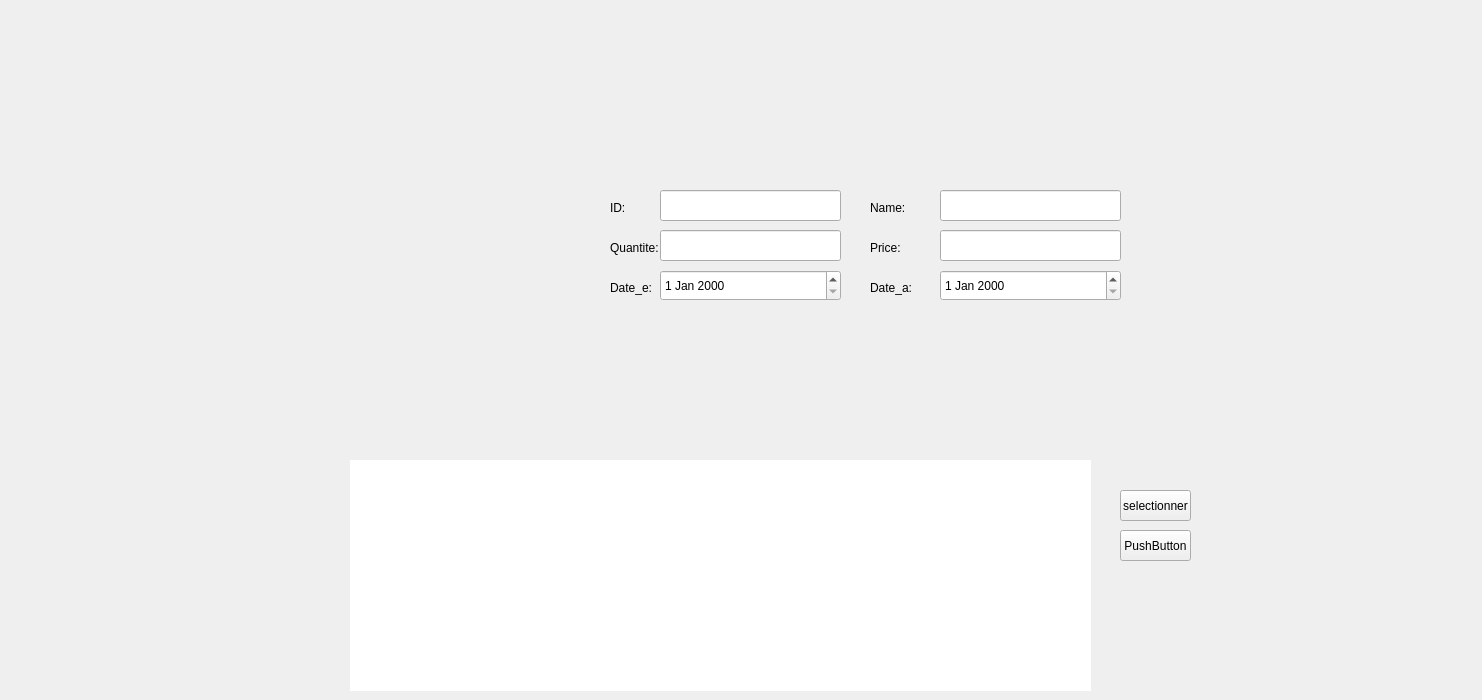
    <widget class="QWidget" name="page">
     <property name="styleSheet">
      <string notr="true">#page{
border-image:url(:ui.png);
background:none;
border:none;
background-repeat:none;
}</string>
     </property>
     <widget class="QPushButton" name="modify_button">
      <property name="geometry">
       <rect>
        <x>1120</x>
        <y>490</y>
        <width>71</width>
        <height>31</height>
       </rect>
      </property>
      <property name="styleSheet">
       <string notr="true"/>
      </property>
      <property name="text">
       <string>selectionner</string>
      </property>
     </widget>
     <widget class="QPushButton" name="Delete_button">
      <property name="geometry">
       <rect>
        <x>860</x>
        <y>310</y>
        <width>81</width>
        <height>31</height>
       </rect>
      </property>
      <property name="sizePolicy">
       <sizepolicy hsizetype="Minimum" vsizetype="MinimumExpanding">
        <horstretch>0</horstretch>
        <verstretch>0</verstretch>
       </sizepolicy>
      </property>
      <property name="styleSheet">
       <string notr="true">#Delete_button{
background-color:blue;

background:none;
border:none;
background-repeat:none;
}
#Delete_button{
background-color:transparent;
border-image:url(:delete_on.png);
background:none;
border:none;
background-repeat:none;
}</string>
      </property>
      <property name="text">
       <string/>
      </property>
     </widget>
     <widget class="QPushButton" name="delete_conf">
      <property name="geometry">
       <rect>
        <x>660</x>
        <y>340</y>
        <width>381</width>
        <height>191</height>
       </rect>
      </property>
      <property name="styleSheet">
       <string notr="true">#delete_conf{
background-color:transparent;
border-image:url(:delete_conf.png);
background:none;
border:none;
background-repeat:none;
}</string>
      </property>
      <property name="text">
       <string/>
      </property>
     </widget>
     <widget class="QPushButton" name="delete_ok">
      <property name="geometry">
       <rect>
        <x>695</x>
        <y>474</y>
        <width>141</width>
        <height>41</height>
       </rect>
      </property>
      <property name="sizePolicy">
       <sizepolicy hsizetype="Minimum" vsizetype="Minimum">
        <horstretch>0</horstretch>
        <verstretch>0</verstretch>
       </sizepolicy>
      </property>
      <property name="styleSheet">
       <string notr="true">#delete_ok{
background-color:blue;

background:none;
border:none;
background-repeat:none;
}
#delete_ok:hover{
background-color:transparent;
border-image:url(:delet_ok.png);
background:none;
border:none;
background-repeat:none;
}</string>
      </property>
      <property name="text">
       <string/>
      </property>
     </widget>
     <widget class="QPushButton" name="cancel_delt">
      <property name="geometry">
       <rect>
        <x>869</x>
        <y>471</y>
        <width>135</width>
        <height>42</height>
       </rect>
      </property>
      <property name="autoFillBackground">
       <bool>false</bool>
      </property>
      <property name="styleSheet">
       <string notr="true">
#cancel_delt{
background-color:blue;

background:none;
border:none;
background-repeat:none;
}
#cancel_delt:hover{
background-color:transparent;
border-image:url(:delete_confirm.png);
background:none;
border:none;
background-repeat:none;
}</string>
      </property>
      <property name="text">
       <string/>
      </property>
     </widget>
     <widget class="QTableView" name="tableView">
      <property name="geometry">
       <rect>
        <x>350</x>
        <y>460</y>
        <width>741</width>
        <height>231</height>
       </rect>
      </property>
      <property name="styleSheet">
       <string notr="true">#tableView{
background-color:transparent;
background:none;
border:none;
background-repeat:none;
}</string>
      </property>
     </widget>
     <widget class="QLineEdit" name="search">
      <property name="geometry">
       <rect>
        <x>210</x>
        <y>40</y>
        <width>261</width>
        <height>61</height>
       </rect>
      </property>
      <property name="font">
       <font>
        <pointsize>16</pointsize>
       </font>
      </property>
      <property name="styleSheet">
       <string notr="true">#search{
background-color:blue;

background:transparent;
border:none;
background-repeat:none;
}</string>
      </property>
     </widget>
     <widget class="QLabel" name="emp_pic">
      <property name="geometry">
       <rect>
        <x>290</x>
        <y>160</y>
        <width>101</width>
        <height>101</height>
       </rect>
      </property>
      <property name="text">
       <string/>
      </property>
     </widget>
     <widget class="QPushButton" name="search_butt">
      <property name="geometry">
       <rect>
        <x>500</x>
        <y>40</y>
        <width>61</width>
        <height>61</height>
       </rect>
      </property>
      <property name="styleSheet">
       <string notr="true">#search_butt{
background-color:blue;

background:none;
border:none;
background-repeat:none;
}</string>
      </property>
      <property name="text">
       <string/>
      </property>
     </widget>
     <widget class="QPushButton" name="refresh_emp">
      <property name="geometry">
       <rect>
        <x>290</x>
        <y>160</y>
        <width>101</width>
        <height>101</height>
       </rect>
      </property>
      <property name="styleSheet">
       <string notr="true">#refresh_emp{
background-color:transparent;
background:none;
border:none;
background-repeat:none;
}</string>
      </property>
      <property name="text">
       <string/>
      </property>
     </widget>
     <widget class="QPushButton" name="export_2">
      <property name="geometry">
       <rect>
        <x>1210</x>
        <y>490</y>
        <width>71</width>
        <height>71</height>
       </rect>
      </property>
      <property name="styleSheet">
       <string notr="true">#export_2{
background-color:transparent;
border-image:url(:file.png);
background:none;
border:none;
background-repeat:none;
}</string>
      </property>
      <property name="text">
       <string/>
      </property>
     </widget>
     <widget class="QLabel" name="statis">
      <property name="geometry">
       <rect>
        <x>280</x>
        <y>300</y>
        <width>361</width>
        <height>241</height>
       </rect>
      </property>
      <property name="font">
       <font>
        <pointsize>9</pointsize>
       </font>
      </property>
      <property name="text">
       <string/>
      </property>
      <property name="pixmap">
       <pixmap resource="images/images.qrc">:/statbar.png</pixmap>
      </property>
     </widget>
     <widget class="QPushButton" name="toggle_statis">
      <property name="geometry">
       <rect>
        <x>250</x>
        <y>400</y>
        <width>51</width>
        <height>41</height>
       </rect>
      </property>
      <property name="styleSheet">
       <string notr="true">#toggle_statis{
background-color:blue;
background-color:transparent;
background:none;
border:none;
background-repeat:none;
}
</string>
      </property>
      <property name="text">
       <string/>
      </property>
     </widget>
     <widget class="QPushButton" name="setting">
      <property name="geometry">
       <rect>
        <x>1380</x>
        <y>27</y>
        <width>93</width>
        <height>71</height>
       </rect>
      </property>
      <property name="styleSheet">
       <string notr="true">#setting{
background-color:blue;
background-color:transparent;
background:none;
border:none;
background-repeat:none;
}
</string>
      </property>
      <property name="text">
       <string/>
      </property>
     </widget>
     <widget class="QPushButton" name="pushButton">
      <property name="geometry">
       <rect>
        <x>330</x>
        <y>400</y>
        <width>141</width>
        <height>41</height>
       </rect>
      </property>
      <property name="styleSheet">
       <string notr="true">#pushButton{
background-color:blue;

background:transparent;
border:none;
background-repeat:none;
}</string>
      </property>
      <property name="text">
       <string/>
      </property>
     </widget>
     <widget class="QPushButton" name="notif_button">
      <property name="geometry">
       <rect>
        <x>570</x>
        <y>30</y>
        <width>91</width>
        <height>91</height>
       </rect>
      </property>
      <property name="styleSheet">
       <string notr="true">#notif_button{
background-color:blue;

background:transparent;
border:none;
background-repeat:none;
}</string>
      </property>
      <property name="text">
       <string/>
      </property>
     </widget>
     <widget class="QPushButton" name="pushButton_2">
      <property name="geometry">
       <rect>
        <x>50</x>
        <y>260</y>
        <width>151</width>
        <height>51</height>
       </rect>
      </property>
      <property name="styleSheet">
       <string notr="true">#pushButton_2{
background-color:blue;
background-color:transparent;
background:none;
border:none;
background-repeat:none;
}
</string>
      </property>
      <property name="text">
       <string/>
      </property>
     </widget>
     <widget class="QPushButton" name="fournisseur">
      <property name="geometry">
       <rect>
        <x>10</x>
        <y>590</y>
        <width>231</width>
        <height>51</height>
       </rect>
      </property>
      <property name="styleSheet">
       <string notr="true">#fournisseur{
background-color:blue;
background-color:transparent;
background:none;
border:none;
background-repeat:none;
}
</string>
      </property>
      <property name="text">
       <string/>
      </property>
     </widget>
     <widget class="QLineEdit" name="name">
      <property name="geometry">
       <rect>
        <x>940</x>
        <y>190</y>
        <width>181</width>
        <height>31</height>
       </rect>
      </property>
      <property name="styleSheet">
       <string notr="true"/>
      </property>
     </widget>
     <widget class="QLineEdit" name="price">
      <property name="geometry">
       <rect>
        <x>940</x>
        <y>230</y>
        <width>181</width>
        <height>31</height>
       </rect>
      </property>
      <property name="styleSheet">
       <string notr="true"/>
      </property>
     </widget>
     <widget class="QDateEdit" name="date_a_label">
      <property name="geometry">
       <rect>
        <x>660</x>
        <y>270</y>
        <width>181</width>
        <height>31</height>
       </rect>
      </property>
      <property name="styleSheet">
       <string notr="true"/>
      </property>
     </widget>
     <widget class="QLineEdit" name="quantity">
      <property name="geometry">
       <rect>
        <x>660</x>
        <y>230</y>
        <width>181</width>
        <height>31</height>
       </rect>
      </property>
      <property name="styleSheet">
       <string notr="true"/>
      </property>
     </widget>
     <widget class="QDateEdit" name="date_e_label">
      <property name="geometry">
       <rect>
        <x>940</x>
        <y>270</y>
        <width>181</width>
        <height>31</height>
       </rect>
      </property>
      <property name="styleSheet">
       <string notr="true"/>
      </property>
     </widget>
     <widget class="QLineEdit" name="ID">
      <property name="enabled">
       <bool>true</bool>
      </property>
      <property name="geometry">
       <rect>
        <x>660</x>
        <y>190</y>
        <width>181</width>
        <height>31</height>
       </rect>
      </property>
      <property name="styleSheet">
       <string notr="true"/>
      </property>
     </widget>
     <widget class="QLabel" name="label_2">
      <property name="geometry">
       <rect>
        <x>610</x>
        <y>200</y>
        <width>49</width>
        <height>16</height>
       </rect>
      </property>
      <property name="text">
       <string>ID:</string>
      </property>
     </widget>
     <widget class="QLabel" name="label_3">
      <property name="geometry">
       <rect>
        <x>610</x>
        <y>240</y>
        <width>49</width>
        <height>16</height>
       </rect>
      </property>
      <property name="text">
       <string>Quantite:</string>
      </property>
     </widget>
     <widget class="QLabel" name="label_4">
      <property name="geometry">
       <rect>
        <x>610</x>
        <y>280</y>
        <width>49</width>
        <height>16</height>
       </rect>
      </property>
      <property name="text">
       <string>Date_e:</string>
      </property>
     </widget>
     <widget class="QLabel" name="label_5">
      <property name="geometry">
       <rect>
        <x>870</x>
        <y>200</y>
        <width>49</width>
        <height>16</height>
       </rect>
      </property>
      <property name="text">
       <string>Name:</string>
      </property>
     </widget>
     <widget class="QLabel" name="label_6">
      <property name="geometry">
       <rect>
        <x>870</x>
        <y>240</y>
        <width>49</width>
        <height>16</height>
       </rect>
      </property>
      <property name="text">
       <string>Price:</string>
      </property>
     </widget>
     <widget class="QLabel" name="label_7">
      <property name="geometry">
       <rect>
        <x>870</x>
        <y>280</y>
        <width>49</width>
        <height>16</height>
       </rect>
      </property>
      <property name="text">
       <string>Date_a:</string>
      </property>
     </widget>
     <widget class="QPushButton" name="add_employe">
      <property name="geometry">
       <rect>
        <x>650</x>
        <y>310</y>
        <width>81</width>
        <height>31</height>
       </rect>
      </property>
      <property name="styleSheet">
       <string notr="true">#add_employe{
background-color:blue;

background:none;
border:none;
background-repeat:none;
}
#add_employe{
background-color:transparent;
border-image:url(:add.png);
background:none;
border:none;
background-repeat:none;
}</string>
      </property>
      <property name="text">
       <string/>
      </property>
     </widget>
     <widget class="QPushButton" name="pushButton_7">
      <property name="geometry">
       <rect>
        <x>1120</x>
        <y>530</y>
        <width>71</width>
        <height>31</height>
       </rect>
      </property>
      <property name="text">
       <string>PushButton</string>
      </property>
     </widget>
     <widget class="QPushButton" name="modify_button_2">
      <property name="geometry">
       <rect>
        <x>760</x>
        <y>310</y>
        <width>81</width>
        <height>31</height>
       </rect>
      </property>
      <property name="styleSheet">
       <string notr="true">#modify_button{
background-color:blue;

background:none;
border:none;
background-repeat:none;
}
#modify_button_2{
background-color:transparent;
border-image:url(:modify_on.png);
background:none;
border:none;
background-repeat:none;
}</string>
      </property>
      <property name="text">
       <string/>
      </property>
     </widget>
     <zorder>modify_button</zorder>
     <zorder>Delete_button</zorder>
     <zorder>tableView</zorder>
     <zorder>search</zorder>
     <zorder>emp_pic</zorder>
     <zorder>search_butt</zorder>
     <zorder>refresh_emp</zorder>
     <zorder>export_2</zorder>
     <zorder>delete_conf</zorder>
     <zorder>delete_ok</zorder>
     <zorder>cancel_delt</zorder>
     <zorder>statis</zorder>
     <zorder>toggle_statis</zorder>
     <zorder>setting</zorder>
     <zorder>pushButton</zorder>
     <zorder>notif_button</zorder>
     <zorder>pushButton_2</zorder>
     <zorder>fournisseur</zorder>
     <zorder>name</zorder>
     <zorder>price</zorder>
     <zorder>date_a_label</zorder>
     <zorder>quantity</zorder>
     <zorder>date_e_label</zorder>
     <zorder>ID</zorder>
     <zorder>label_2</zorder>
     <zorder>label_3</zorder>
     <zorder>label_4</zorder>
     <zorder>label_5</zorder>
     <zorder>label_6</zorder>
     <zorder>label_7</zorder>
     <zorder>add_employe</zorder>
     <zorder>pushButton_7</zorder>
     <zorder>modify_button_2</zorder>
    </widget>
